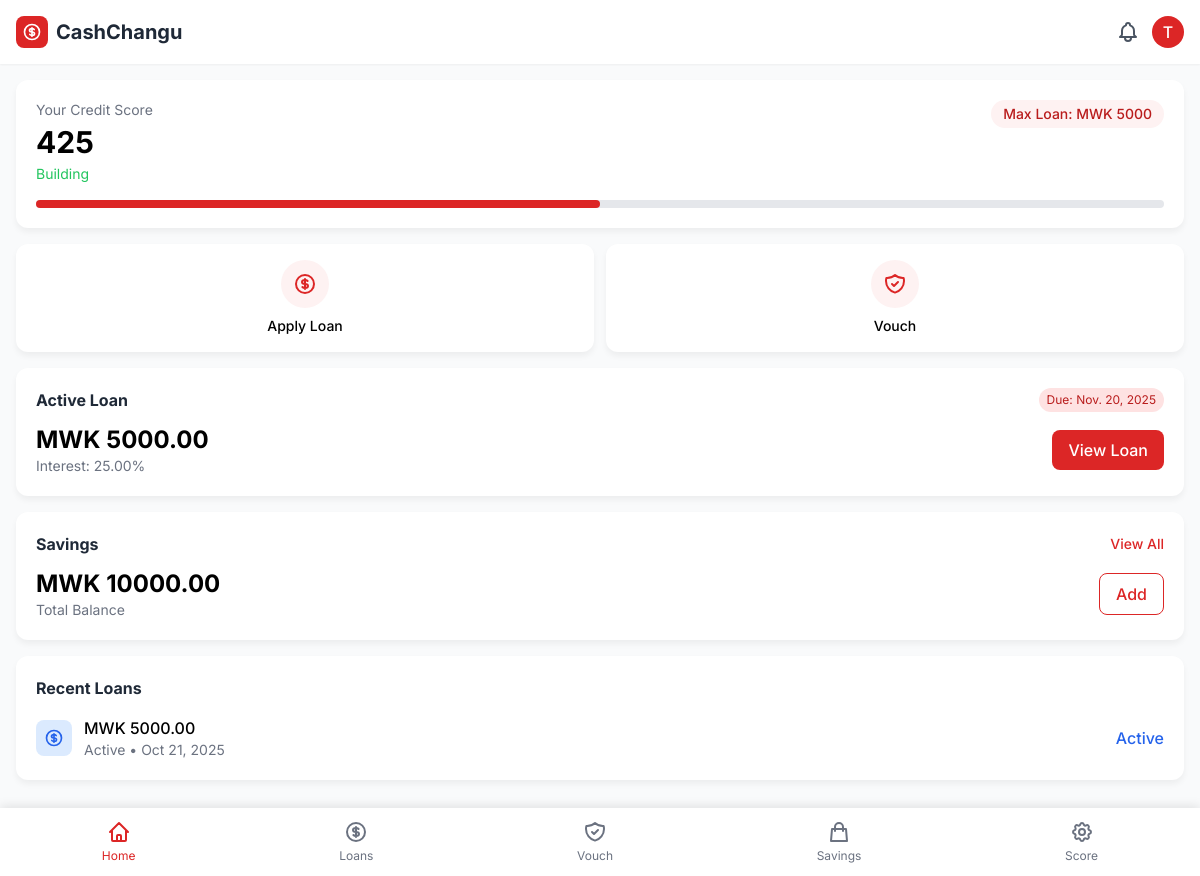
The page /dashboard (signed in) on the database its author committed.
### core/models.py (models this page shows, shortened)
class MicroLoan(models.Model):
    LOAN_STATUS = [
        ('pending', 'Pending Approval'),
        ('approved', 'Approved'),
        ('active', 'Active'),
        ('paid', 'Fully Paid'),
        ('defaulted', 'Defaulted'),
        ('rejected', 'Rejected'),
    ]
    user = models.ForeignKey(User, on_delete=models.CASCADE)
    amount = models.DecimalField(max_digits=10, decimal_places=2)
    interest_rate = models.DecimalField(max_digits=5, decimal_places=2)
    duration_days = models.IntegerField()  # e.g., 30, 60, 90 days
    status = models.CharField(max_length=20, choices=LOAN_STATUS, default='pending')
    applied_at = models.DateTimeField(auto_now_add=True)
    approved_at = models.DateTimeField(null=True)
    due_date = models.DateField(null=True)
    paid_at = models.DateTimeField(null=True)
    total_amount_due = models.DecimalField(max_digits=10, decimal_places=2)
    amount_paid = models.DecimalField(max_digits=10, decimal_places=2, default=0)
    score_at_application = models.IntegerField()

### core/views.py (the view)
# urls.py: path('dashboard', views.dashboard, name='dashboard'),
@login_required
def dashboard(request):
    profile = request.user.userprofile
    current_score = CreditScoreCalculator.calculate_score(request.user)
    max_loan = CreditScoreCalculator.get_max_loan_amount(current_score)
    interest_rate = CreditScoreCalculator.get_interest_rate(current_score)
    loans = MicroLoan.objects.filter(user=request.user).order_by('-applied_at')[:5]
    active_loan = MicroLoan.objects.filter(user=request.user, status='active').first()
    vouches_received = SocialVouch.objects.filter(vouchee=request.user, is_active=True).count()
    total_savings = sum(
        s.amount for s in SavingsDeposit.objects.filter(user=request.user)
    )
    if current_score >= 740:
        rating = "Excellent"
        rating_color = "success"
    elif current_score >= 670:
        rating = "Good"
        rating_color = "info"
    elif current_score >= 580:
        rating = "Fair"
        rating_color = "warning"
    else:
        rating = "Building"
        rating_color = "secondary"
    context = {
        'profile': profile,
        'current_score': current_score,
        'rating': rating,
        'rating_color': rating_color,
        'max_loan': max_loan,
        'interest_rate': interest_rate,
        'loans': loans,
        'active_loan': active_loan,
        'vouches_received': vouches_received,
        'total_savings': total_savings,
    }
    return render(request, 'dashboard.html', context)

### core/models.py (called while the page is built)
    @staticmethod
    def get_max_loan_amount(score):
        if score >= 750:
            return 500000  # MWK 500,000
        elif score >= 700:
            return 250000  # MWK 250,000
        elif score >= 650:
            return 100000  # MWK 100,000
        elif score >= 600:
            return 50000   # MWK 50,000
        elif score >= 550:
            return 25000   # MWK 25,000
        elif score >= 500:
            return 10000   # MWK 10,000
        else:
            return 5000    # MWK 5,000 (starter loan)

    @staticmethod
    def get_interest_rate(score):
        if score >= 750:
            return Decimal('5.0')   # 5% interest
        elif score >= 700:
            return Decimal('8.0')   # 8%
        elif score >= 650:
            return Decimal('12.0')  # 12%
        elif score >= 600:
            return Decimal('15.0')  # 15%
        elif score >= 550:
            return Decimal('18.0')  # 18%
        elif score >= 500:
            return Decimal('22.0')  # 22%
        else:
            return Decimal('25.0')  # 25% (high risk)

### core/templates/dashboard.html (shortened to what this page needs)
{% extends 'base.html' %}
{% block content %}
    <div class="card bg-white p-5 mb-4">
        <div class="flex justify-between items-start">
            <div>
                <p class="text-gray-500 text-sm">Your Credit Score</p>
                <h2 class="text-3xl font-bold mt-1">{{ current_score }}</h2>
                <p class="text-green-500 text-sm mt-1">{{ rating }}</p>
            </div>
            <div class="bg-red-50 text-red-700 px-3 py-1 rounded-full text-sm font-medium">
                Max Loan: MWK {{ max_loan|floatformat:0 }}
            </div>
        </div>
        <div class="mt-4">
            <div class="w-full bg-gray-200 rounded-full h-2">
                <div class="bg-red-600 h-2 rounded-full" style="width: {% widthratio current_score 850 100 %}%"></div>
            </div>
        </div>
    </div>
    <div class="grid grid-cols-2 gap-3 mb-4">
        <a href="{% url 'apply_loan' %}" class="card bg-white p-4 text-center">
            <div class="bg-red-50 p-3 rounded-full w-12 h-12 mx-auto flex items-center justify-center">
            </div>
            <p class="mt-2 text-sm font-medium">Apply Loan</p>
        </a>
        <a href="{% url 'vouch_for_user' %}" class="card bg-white p-4 text-center">
            <div class="bg-red-50 p-3 rounded-full w-12 h-12 mx-auto flex items-center justify-center">
            </div>
            <p class="mt-2 text-sm font-medium">Vouch</p>
        </a>
    </div>
    {% if active_loan %}
    <div class="card bg-white p-5 mb-4">
        <div class="flex justify-between items-center mb-3">
            <h3 class="font-bold text-gray-800">Active Loan</h3>
            <span class="bg-red-100 text-red-700 px-2 py-1 rounded-full text-xs">Due: {{ active_loan.due_date }}</span>
        </div>
        <div class="flex justify-between items-center">
            <div>
                <p class="text-2xl font-bold">MWK {{ active_loan.amount|floatformat:2 }}</p>
                <p class="text-gray-500 text-sm">Interest: {{ active_loan.interest_rate }}%</p>
            </div>
            <a href="{% url 'loan_detail' active_loan.id %}" class="bg-red-600 text-white px-4 py-2 rounded-lg font-medium">
                View Loan
            </a>
        </div>
    </div>
    {% endif %}
    <div class="card bg-white p-5 mb-4">
        <div class="flex justify-between items-center mb-3">
            <h3 class="font-bold text-gray-800">Savings</h3>
            <a href="{% url 'savings_history' %}" class="text-red-600 text-sm font-medium">View All</a>
        </div>
        <div class="flex justify-between items-center">
            <div>
                <p class="text-2xl font-bold">MWK {{ total_savings|floatformat:2 }}</p>
                <p class="text-gray-500 text-sm">Total Balance</p>
            </div>
            <a href="{% url 'add_savings' %}" class="bg-white border border-red-600 text-red-600 px-4 py-2 rounded-lg font-medium">
                Add
            </a>
        </div>
    </div>
    <div class="card bg-white p-5">
        <h3 class="font-bold text-gray-800 mb-4">Recent Loans</h3>
        <div class="space-y-4">
            {% for loan in loans %}
            <div class="flex items-center">
                <div class="{% if loan.status == 'paid' %}bg-green-100{% elif loan.status == 'active' %}bg-blue-100{% else %}bg-red-100{% endif %} p-2 rounded-lg mr-3">
                    <svg xmlns="http://www.w3.org/2000/svg" class="h-5 w-5 {% if loan.status == 'paid' %}text-green-600{% elif loan.status == 'active' %}text-blue-600{% else %}text-red-600{% endif %}" fill="none" viewBox="0 0 24 24" stroke="currentColor">
                        <path stroke-linecap="round" stroke-linejoin="round" stroke-width="2" d="M12 8c-1.657 0-3 .895-3 2s1.343 2 3 2 3 .895 3 2-1.343 2-3 2m0-8c1.11 0 2.08.402 2.599 1M12 8V7m0 1v8m0 0v1m0-1c-1.11 0-2.08-.402-2.599-1M21 12a9 9 0 11-18 0 9 9 0 0118 0z" />
                    </svg>
                </div>
                <div class="flex-1">
                    <p class="font-medium">MWK {{ loan.amount|floatformat:2 }}</p>
                    <p class="text-gray-500 text-sm">{{ loan.status|title }} • {{ loan.applied_at|date:"M d, Y" }}</p>
                </div>
                <div class="text-right">
                    <p class="font-medium {% if loan.status == 'paid' %}text-green-600{% elif loan.status == 'active' %}text-blue-600{% else %}text-red-600{% endif %}">
                        {{ loan.status|title }}
                    </p>
                </div>
            </div>
            {% empty %}
            <div class="text-center text-gray-500 py-4">
                No loans yet
            </div>
            {% endfor %}
        </div>
    </div>
{% endblock %}

### core/templates/base.html (shortened to what this page needs)
<!DOCTYPE html>
<html lang="en">
<head>
    <script src="https://cdn.tailwindcss.com"></script>
</head>
<body class="bg-gray-50 pb-20">
   <div class="bg-white p-4 shadow-sm">
    <div class="flex justify-between items-center">
        <div class="flex items-center space-x-3">
            <div class="flex items-center space-x-2">
                <div class="h-8 w-8 bg-red-600 rounded-lg flex items-center justify-center">
                </div>
                <h1 class="text-xl font-bold text-gray-800">CashChangu</h1>
            </div>
        </div>
        <div class="flex items-center space-x-3">
            {% if user.is_authenticated %}
            <button class="text-gray-600">
            </button>
            <div class="relative" x-data="{ open: false }">
                <button @click="open = !open" class="h-8 w-8 bg-red-600 rounded-full flex items-center justify-center text-white font-medium hover:bg-red-700 transition duration-200">
                    {{ user.username|first|upper }}
                </button>
            </div>
            {% endif %}
        </div>
    </div>
</div>
    <div class="p-4">
        {% block content %}
        {% endblock %}
    </div>
    {% if user.is_authenticated %}
    <div class="fixed bottom-0 left-0 right-0 bg-white bottom-nav">
        <div class="flex justify-around items-center py-3">
            <a href="{% url 'dashboard' %}" class="nav-item flex flex-col items-center {% if request.resolver_match.url_name == 'dashboard' %}active text-red-600{% else %}text-gray-500{% endif %}">
                <span class="text-xs mt-1">Home</span>
            </a>
            <a href="{% url 'loan_history' %}" class="nav-item flex flex-col items-center {% if 'loan' in request.resolver_match.url_name %}active text-red-600{% else %}text-gray-500{% endif %}">
                <span class="text-xs mt-1">Loans</span>
            </a>
            <a href="{% url 'vouch_for_user' %}" class="nav-item flex flex-col items-center {% if 'vouch' in request.resolver_match.url_name %}active text-red-600{% else %}text-gray-500{% endif %}">
                <span class="text-xs mt-1">Vouch</span>
            </a>
            <a href="{% url 'savings_history' %}" class="nav-item flex flex-col items-center {% if 'savings' in request.resolver_match.url_name %}active text-red-600{% else %}text-gray-500{% endif %}">
                <svg xmlns="http://www.w3.org/2000/svg" class="h-6 w-6" fill="none" viewBox="0 0 24 24" stroke="currentColor">
                    <path stroke-linecap="round" stroke-linejoin="round" stroke-width="2" d="M16 11V7a4 4 0 00-8 0v4M5 9h14l1 12H4L5 9z" />
                </svg>
                <span class="text-xs mt-1">Savings</span>
            </a>
            <a href="{% url 'score_breakdown' %}" class="nav-item flex flex-col items-center {% if 'score' in request.resolver_match.url_name %}active text-red-600{% else %}text-gray-500{% endif %}">
                <span class="text-xs mt-1">Score</span>
            </a>
        </div>
    </div>
    {% endif %}
</body>
</html>

### core/templates/base.html (style rules this page uses)
body { font-family: 'Inter', sans-serif; background-color: #f8f9fa; }
.bottom-nav { box-shadow: 0 -2px 10px rgba(0, 0, 0, 0.1); }
.nav-item.active { color: #dc2626; }
.card { box-shadow: 0 4px 6px rgba(0, 0, 0, 0.05); border-radius: 12px; }

### rows shown on the page
MicroLoan: due_date "Nov. 20, 2025", amount "5000.00", interest_rate "25.00", status "Active", applied_at "Oct 21, 2025"

### other values the page prints
{{ user.username|first|upper }} "T"
{{ current_score }} "425"
{{ rating }} "Building"
{{ max_loan|floatformat:0 }} "5000"
{{ total_savings|floatformat:2 }} "10000.00"
